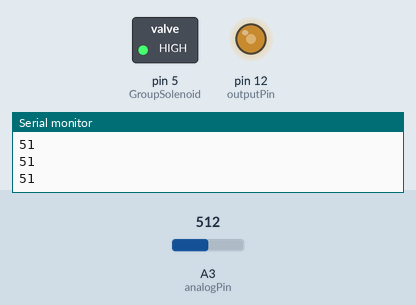
This sketch was run on a simulated Arduino Uno, built with avr-gcc and run on an emulated ATmega328P. Shown: switched loads named in the sketch (green lamp = pin HIGH), output pins drawn as LEDs (lit = HIGH), the last lines printed to the serial monitor. The inputs (shaded band) are chosen by the test bench; at power-on: A3 (analogPin) = 512.

Above: at 1.2 s.
1.3 s: A3 (analogPin) set to 716
At 2.1 s:
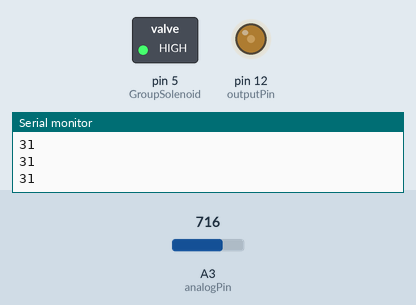
2.8 s: A3 (analogPin) set to 900
At 3.3 s:
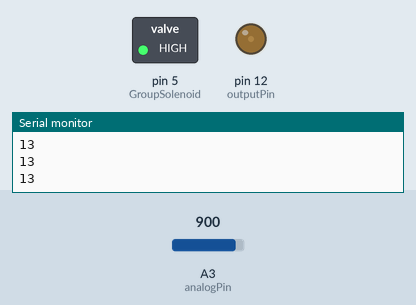
4.3 s: A3 (analogPin) set to 1023
At 5.5 s:
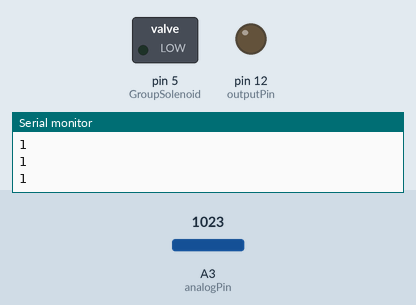
5.8 s: A3 (analogPin) set to 122
At 6.7 s:
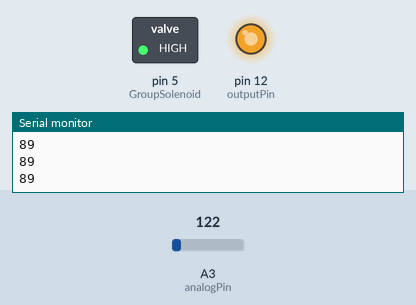
7.3 s: A3 (analogPin) set to 511
At 7.9 s:
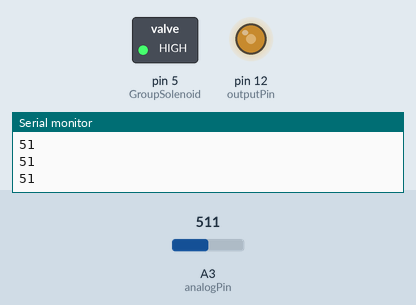
Timing chart, 0 to 9.8 s (numbered marks = the images above; inputs shaded):
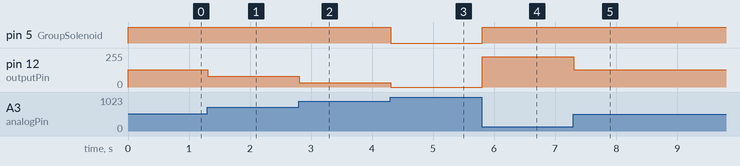

Measured:
- after the input at 1.3 s, pin 12 (outputPin): 130/255 → 79/255 at once
- after the input at 2.8 s, pin 12 (outputPin): 79/255 → 33/255 at once
- after the input at 4.3 s, pin 5 (GroupSolenoid): HIGH → LOW at once; pin 12 (outputPin): 33/255 → 0/255 at once
- after the input at 5.8 s, pin 5 (GroupSolenoid): LOW → HIGH at once; pin 12 (outputPin): 0/255 → 226/255 at once
- after the input at 7.3 s, pin 12 (outputPin): 226/255 → 130/255 at once

The sketch:

Main.ino
```cpp
#include <RBDdimmer.h>//

//#define USE_SERIAL  SerialUSB //Serial for boards whith USB serial port
#define USE_SERIAL  Serial
#define outputPin  12
#define minPWM  10
#define GroupSolenoid  5

//dimmerLamp dimmer(outputPin, zerocross); //initialase port for dimmer for ESP8266, ESP32, Arduino due boards
dimmerLamp dimmer(outputPin); //initialase port for dimmer for MEGA, Leonardo, UNO, Arduino M0, Arduino Zero
//Zero-cross on D2 for MEGA
int outVal = 0;

int analogPin = A3; // potentiometer wiper (middle terminal) connected to analog pin 3
                    // outside leads to ground and +5V

void setup() {
  USE_SERIAL.begin(9600);
  dimmer.begin(NORMAL_MODE, OFF); //dimmer initialisation: name.begin(MODE, STATE)
  pinMode(GroupSolenoid, OUTPUT);
  digitalWrite(GroupSolenoid, LOW);  //
}

void loop()
{
  outVal = map(analogRead(analogPin), 1, 1024, 100, 0); // analogRead(analog_pin), min_analog, max_analog, 100%, 0%);
  USE_SERIAL.println(outVal);
  if (outVal > minPWM) {
    dimmer.setPower(outVal);
    dimmer.setState(ON);
    digitalWrite(GroupSolenoid, HIGH);
  }
  else {
    dimmer.setState(OFF);
    digitalWrite(GroupSolenoid, LOW);
  }
}
```
